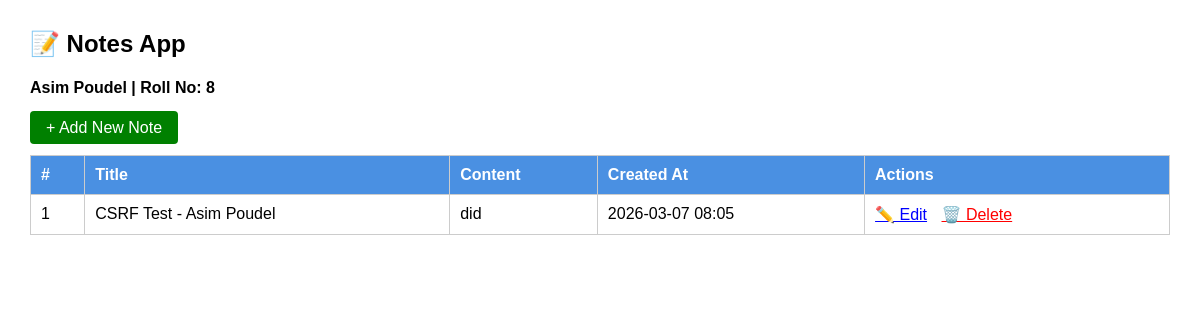
Before: /notes/ with the older database file.
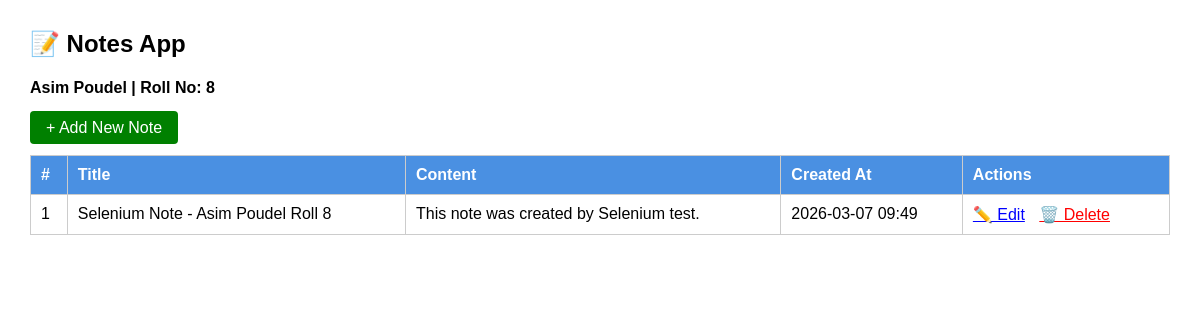
After: the same page with the newer database file.
### labapp/models.py (models this page shows)
class Note(models.Model):
    title      = models.CharField(max_length=200)
    content    = models.TextField(validators=[validate_content_length])
    created_at = models.DateTimeField(auto_now_add=True)

### labapp/views.py (the view)
# urls.py: path('notes/', views.note_list, name='note_list'),
def note_list(request):
    notes = Note.objects.all()
    return render(request, "labapp/notes.html", {"notes": notes, "name": "Asim Poudel", "roll": 8})

### labapp/templates/labapp/notes.html (shortened to what this page needs)
<!doctype html>
<html>
  <head>
  </head>
  <body>
    <h2>📝 Notes App</h2>
    <h4>Asim Poudel | Roll No: 8</h4>
    <a href="{% url 'note_create' %}" class="btn">+ Add New Note</a>
    <br /><br />
    {% if notes %}
    <table>
      <tr>
        <th>#</th>
        <th>Title</th>
        <th>Content</th>
        <th>Created At</th>
        <th>Actions</th>
      </tr>
      {% for note in notes %}
      <tr>
        <td>{{ forloop.counter }}</td>
        <td>{{ note.title }}</td>
        <td>{{ note.content }}</td>
        <td>{{ note.created_at|date:"Y-m-d H:i" }}</td>
        <td>
          <a href="{% url 'note_edit' note.pk %}">✏️ Edit</a>
          <a href="{% url 'note_delete' note.pk %}" style="color: red"
            >🗑️ Delete</a
          >
        </td>
      </tr>
      {% endfor %}
    </table>
    {% else %}
    <p>No notes yet. Click <strong>Add New Note</strong> to create one!</p>
    {% endif %}
  </body>
</html>

### labapp/templates/labapp/notes.html (style rules this page uses)
body { font-family: Arial; margin: 30px; }
table { border-collapse: collapse; width: 100%; }
th, td { border: 1px solid #ccc; padding: 10px; text-align: left; }
th { background: #4a90e2; color: white; }
a { margin-right: 10px; color: blue; }
.btn { padding: 8px 16px; background: green; color: white; text-decoration: none; border-radius: 4px; }

Changed rows visible on the page:
removed Note: title "CSRF Test - Asim Poudel", content "did", created_at "2026-03-07 08:05"
added Note: title "Selenium Note - Asim Poudel Roll 8", content "This note was created by Selenium test.", created_at "2026-03-07 09:49"
